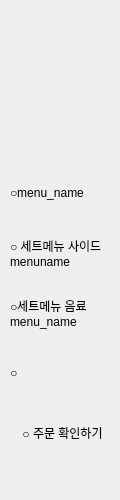
              <widget class="QWidget" name="widget_body_banner_3" native="true">
               <property name="minimumSize">
                <size>
                 <width>120</width>
                 <height>0</height>
                </size>
               </property>
               <property name="maximumSize">
                <size>
                 <width>120</width>
                 <height>16777215</height>
                </size>
               </property>
               <layout class="QVBoxLayout" name="verticalLayout_7">
                <property name="spacing">
                 <number>0</number>
                </property>
                <property name="leftMargin">
                 <number>0</number>
                </property>
                <property name="topMargin">
                 <number>0</number>
                </property>
                <property name="rightMargin">
                 <number>0</number>
                </property>
                <property name="bottomMargin">
                 <number>0</number>
                </property>
                <item>
                 <widget class="QWidget" name="widget_logo" native="true">
                  <property name="minimumSize">
                   <size>
                    <width>0</width>
                    <height>160</height>
                   </size>
                  </property>
                  <layout class="QVBoxLayout" name="verticalLayout_6">
                   <property name="rightMargin">
                    <number>30</number>
                   </property>
                   <property name="bottomMargin">
                    <number>80</number>
                   </property>
                   <item>
                    <widget class="QLabel" name="label_logo_4">
                     <property name="maximumSize">
                      <size>
                       <width>40</width>
                       <height>40</height>
                      </size>
                     </property>
                     <property name="layoutDirection">
                      <enum>Qt::RightToLeft</enum>
                     </property>
                     <property name="text">
                      <string/>
                     </property>
                     <property name="pixmap">
                      <pixmap>../src/logo.png</pixmap>
                     </property>
                     <property name="scaledContents">
                      <bool>true</bool>
                     </property>
                     <property name="alignment">
                      <set>Qt::AlignCenter</set>
                     </property>
                     <property name="wordWrap">
                      <bool>false</bool>
                     </property>
                     <property name="margin">
                      <number>0</number>
                     </property>
                    </widget>
                   </item>
                  </layout>
                 </widget>
                </item>
                <item>
                 <widget class="QWidget" name="banner_1" native="true">
                  <property name="minimumSize">
                   <size>
                    <width>0</width>
                    <height>60</height>
                   </size>
                  </property>
                  <property name="maximumSize">
                   <size>
                    <width>16777215</width>
                    <height>60</height>
                   </size>
                  </property>
                  <layout class="QHBoxLayout" name="horizontalLayout_49">
                   <property name="spacing">
                    <number>0</number>
                   </property>
                   <property name="leftMargin">
                    <number>5</number>
                   </property>
                   <property name="topMargin">
                    <number>0</number>
                   </property>
                   <property name="rightMargin">
                    <number>0</number>
                   </property>
                   <property name="bottomMargin">
                    <number>0</number>
                   </property>
                   <item>
                    <widget class="QWidget" name="banner_1_inner" native="true">
                     <layout class="QVBoxLayout" name="verticalLayout_124">
                      <property name="spacing">
                       <number>0</number>
                      </property>
                      <property name="leftMargin">
                       <number>5</number>
                      </property>
                      <property name="topMargin">
                       <number>5</number>
                      </property>
                      <property name="rightMargin">
                       <number>5</number>
                      </property>
                      <property name="bottomMargin">
                       <number>0</number>
                      </property>
                      <item>
                       <widget class="QLabel" name="label_banner_1">
                        <property name="maximumSize">
                         <size>
                          <width>16777215</width>
                          <height>60</height>
                         </size>
                        </property>
                        <property name="text">
                         <string>○menu_name</string>
                        </property>
                        <property name="alignment">
                         <set>Qt::AlignLeading|Qt::AlignLeft|Qt::AlignVCenter</set>
                        </property>
                        <property name="wordWrap">
                         <bool>true</bool>
                        </property>
                       </widget>
                      </item>
                     </layout>
                    </widget>
                   </item>
                  </layout>
                 </widget>
                </item>
                <item>
                 <widget class="QWidget" name="banner_2" native="true">
                  <property name="minimumSize">
                   <size>
                    <width>0</width>
                    <height>60</height>
                   </size>
                  </property>
                  <property name="maximumSize">
                   <size>
                    <width>16777215</width>
                    <height>60</height>
                   </size>
                  </property>
                  <layout class="QHBoxLayout" name="horizontalLayout_51">
                   <property name="spacing">
                    <number>0</number>
                   </property>
                   <property name="leftMargin">
                    <number>5</number>
                   </property>
                   <property name="topMargin">
                    <number>0</number>
                   </property>
                   <property name="rightMargin">
                    <number>0</number>
                   </property>
                   <property name="bottomMargin">
                    <number>0</number>
                   </property>
                   <item>
                    <widget class="QWidget" name="banner_2_inner" native="true">
                     <layout class="QVBoxLayout" name="verticalLayout_32">
                      <property name="spacing">
                       <number>0</number>
                      </property>
                      <property name="leftMargin">
                       <number>5</number>
                      </property>
                      <property name="topMargin">
                       <number>5</number>
                      </property>
                      <property name="rightMargin">
                       <number>5</number>
                      </property>
                      <property name="bottomMargin">
                       <number>0</number>
                      </property>
                      <item>
                       <widget class="QLabel" name="label_banner_2">
                        <property name="maximumSize">
                         <size>
                          <width>16777215</width>
                          <height>60</height>
                         </size>
                        </property>
                        <property name="text">
                         <string>○ 세트메뉴 사이드
menuname</string>
                        </property>
                        <property name="alignment">
                         <set>Qt::AlignLeading|Qt::AlignLeft|Qt::AlignVCenter</set>
                        </property>
                        <property name="wordWrap">
                         <bool>true</bool>
                        </property>
                       </widget>
                      </item>
                     </layout>
                    </widget>
                   </item>
                  </layout>
                 </widget>
                </item>
                <item>
                 <widget class="QWidget" name="banner_3" native="true">
                  <property name="minimumSize">
                   <size>
                    <width>0</width>
                    <height>60</height>
                   </size>
                  </property>
                  <property name="maximumSize">
                   <size>
                    <width>16777215</width>
                    <height>60</height>
                   </size>
                  </property>
                  <layout class="QHBoxLayout" name="horizontalLayout_52">
                   <property name="spacing">
                    <number>0</number>
                   </property>
                   <property name="leftMargin">
                    <number>5</number>
                   </property>
                   <property name="topMargin">
                    <number>0</number>
                   </property>
                   <property name="rightMargin">
                    <number>0</number>
                   </property>
                   <property name="bottomMargin">
                    <number>0</number>
                   </property>
                   <item>
                    <widget class="QWidget" name="banner_3_inner" native="true">
                     <layout class="QVBoxLayout" name="verticalLayout_127">
                      <property name="spacing">
                       <number>0</number>
                      </property>
                      <property name="leftMargin">
                       <number>5</number>
                      </property>
                      <property name="topMargin">
                       <number>5</number>
                      </property>
                      <property name="rightMargin">
                       <number>5</number>
                      </property>
                      <property name="bottomMargin">
                       <number>0</number>
                      </property>
                      <item>
                       <widget class="QLabel" name="label_banner_3">
                        <property name="maximumSize">
                         <size>
                          <width>16777215</width>
                          <height>60</height>
                         </size>
                        </property>
                        <property name="text">
                         <string>○세트메뉴 음료
menu_name</string>
                        </property>
                        <property name="alignment">
                         <set>Qt::AlignLeading|Qt::AlignLeft|Qt::AlignVCenter</set>
                        </property>
                        <property name="wordWrap">
                         <bool>true</bool>
                        </property>
                       </widget>
                      </item>
                     </layout>
                    </widget>
                   </item>
                  </layout>
                 </widget>
                </item>
                <item>
                 <widget class="QWidget" name="banner_4" native="true">
                  <property name="minimumSize">
                   <size>
                    <width>0</width>
                    <height>60</height>
                   </size>
                  </property>
                  <property name="maximumSize">
                   <size>
                    <width>16777215</width>
                    <height>60</height>
                   </size>
                  </property>
                  <layout class="QHBoxLayout" name="horizontalLayout_53">
                   <property name="spacing">
                    <number>0</number>
                   </property>
                   <property name="leftMargin">
                    <number>5</number>
                   </property>
                   <property name="topMargin">
                    <number>0</number>
                   </property>
                   <property name="rightMargin">
                    <number>0</number>
                   </property>
                   <property name="bottomMargin">
                    <number>0</number>
                   </property>
                   <item>
                    <widget class="QWidget" name="banner_4_inner" native="true">
                     <layout class="QVBoxLayout" name="verticalLayout_128">
                      <property name="spacing">
                       <number>0</number>
                      </property>
                      <property name="leftMargin">
                       <number>5</number>
                      </property>
                      <property name="topMargin">
                       <number>5</number>
                      </property>
                      <property name="rightMargin">
                       <number>5</number>
                      </property>
                      <property name="bottomMargin">
                       <number>0</number>
                      </property>
                      <item>
                       <widget class="QLabel" name="label_banner_4">
                        <property name="maximumSize">
                         <size>
                          <width>16777215</width>
                          <height>60</height>
                         </size>
                        </property>
                        <property name="text">
                         <string>○</string>
                        </property>
                        <property name="alignment">
                         <set>Qt::AlignLeading|Qt::AlignLeft|Qt::AlignVCenter</set>
                        </property>
                        <property name="wordWrap">
                         <bool>true</bool>
                        </property>
                       </widget>
                      </item>
                     </layout>
                    </widget>
                   </item>
                  </layout>
                 </widget>
                </item>
                <item>
                 <widget class="QWidget" name="banner_5" native="true">
                  <property name="minimumSize">
                   <size>
                    <width>0</width>
                    <height>60</height>
                   </size>
                  </property>
                  <property name="maximumSize">
                   <size>
                    <width>16777215</width>
                    <height>60</height>
                   </size>
                  </property>
                  <layout class="QHBoxLayout" name="horizontalLayout_54">
                   <property name="spacing">
                    <number>0</number>
                   </property>
                   <property name="leftMargin">
                    <number>5</number>
                   </property>
                   <property name="topMargin">
                    <number>0</number>
                   </property>
                   <property name="rightMargin">
                    <number>0</number>
                   </property>
                   <property name="bottomMargin">
                    <number>0</number>
                   </property>
                   <item>
                    <widget class="QWidget" name="banner_5_inner" native="true">
                     <layout class="QVBoxLayout" name="verticalLayout_129">
                      <property name="spacing">
                       <number>0</number>
                      </property>
                      <property name="leftMargin">
                       <number>5</number>
                      </property>
                      <property name="topMargin">
                       <number>5</number>
                      </property>
                      <property name="rightMargin">
                       <number>5</number>
                      </property>
                      <property name="bottomMargin">
                       <number>0</number>
                      </property>
                      <item>
                       <widget class="QLabel" name="label_banner_5">
                        <property name="maximumSize">
                         <size>
                          <width>16777215</width>
                          <height>15</height>
                         </size>
                        </property>
                        <property name="text">
                         <string>○ 주문 확인하기</string>
                        </property>
                        <property name="alignment">
                         <set>Qt::AlignCenter</set>
                        </property>
                        <property name="wordWrap">
                         <bool>true</bool>
                        </property>
                       </widget>
                      </item>
                     </layout>
                    </widget>
                   </item>
                  </layout>
                 </widget>
                </item>
                <item>
                 <spacer name="verticalSpacer_25">
                  <property name="orientation">
                   <enum>Qt::Vertical</enum>
                  </property>
                  <property name="sizeHint" stdset="0">
                   <size>
                    <width>20</width>
                    <height>40</height>
                   </size>
                  </property>
                 </spacer>
                </item>
               </layout>
              </widget>
